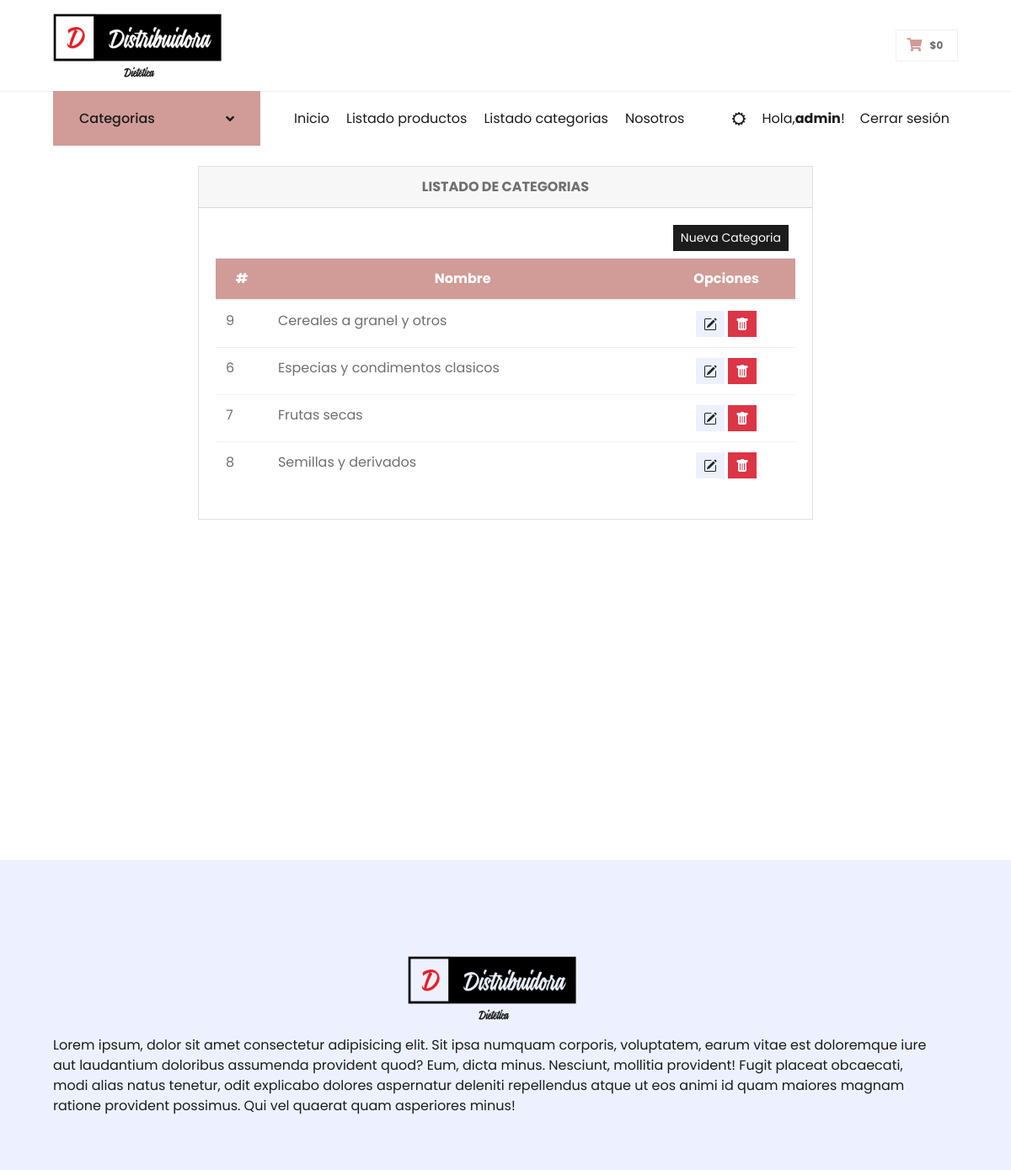
Page /distribuidorapp/categorias/ (signed in) on the committed database.
### DistribuidoraApp/models.py (models this page shows, shortened)
class Categorias(models.Model):
    nombre = models.CharField(max_length=100)
    class Meta:
        db_table = "categorias"
        verbose_name = 'Categoria'
        verbose_name_plural = 'Categorias'
        ordering = ['id']

### DistribuidoraApp/views.py (the view)
# urls.py: path('categorias/', listCategorias, name='categorias'),
@login_required(login_url='/login')
def listCategorias(request):
    lista_categorias = Categorias.objects.all().order_by('nombre')
    page = request.GET.get('page', 1)
    try:
        paginator = Paginator(lista_categorias, 6)
        lista_categorias = paginator.page(page)
    except:
        raise Http404
    data = {'entity': lista_categorias,
            'title': 'LISTADO DE CATEGORIAS',
            'paginator': paginator
            }
    return render(request,'DistribuidoraApp/categorias.html', data)

### DistribuidoraApp/context_processors.py (called while the page is built)
def extras(request):
	lista_categorias = Categorias.objects.all().order_by('nombre')
	return {'categorias':lista_categorias}

def importe_total_carro(request):
	total=0
	if request.user.is_authenticated:
		if "carro" in request.session:
			for key, value in request.session["carro"].items():
				total= total + int(value["precio"])
	return {"importe_total_carro":total}

### DistribuidoraApp/templates/DistribuidoraApp/categorias.html (shortened to what this page needs)
{% extends 'DistribuidoraApp/base.html' %}
{% load static %}
{% block contenidoPagina %}
<div class="min-vh-100 d-flex flex-colum py-4">
    <div class="container">
        <div class="row justify-content-center">
            <div class="col-lg-8 col-md-6 col-sm-4 animate__animated animate__backInRight animate__delay-0.4s">
                <div class="card">
                    <div class="card-header text-center font-weight-bold">
                        {{ title }}
                    </div>
                    <div class="card-body  table-responsive">
                        <div class="d-flex justify-content-end mb-2 mx-2">
                            <a href="{% url 'addcategoria' %}" class="btn btn-dark btn-sm pull-right" type="submit">
                            Nueva Categoria
                            </a>
                        </div>
                        <table class="table table-condensed">
                            <thead class="bg-primary text-white">
                                <tr class="text-center">
                                    <th scope="col">#</th>
                                    <th scope="col">Nombre</th>
                                    <th colspan="2">Opciones</th>
                                </tr>
                            </thead>
                            <tbody>
                                {% if entity %} {% for categoria in entity %}
                                <tr>
                                    <td>{{ categoria.id }}</td>
                                    <td>{{ categoria.nombre }}</td>
                                    <td colspan="2" class="text-center">
                                        <a class="btn btn-secondary btn-sm" href="{% url 'editcategoria' categoria.id %}" type="button"></a>
                                        <a class="btn btn-danger btn-sm" href="{% url 'deleteCategoria' categoria.id %}" type="button"></a>
                                    </td>
                                </tr>
                                {% endfor %} {% else %}
                                <div class="text-center text-warning">
                                    <h3> No se encontraron Productos!!</h3>
                                </div>
                                {% endif %}
                            </tbody>
                        </table>
                    </div>
                </div>
            </div>
        </div>
    </div>
</div>
{% endblock %}

### DistribuidoraApp/templates/DistribuidoraApp/base.html (shortened to what this page needs)
{% load static %}
<!DOCTYPE html>
<html lang="en">
<head>
    <link href="https://cdnjs.cloudflare.com/ajax/libs/font-awesome/5.10.0/css/all.min.css" rel="stylesheet">
    <link href="{% static 'lib/owlcarousel/assets/owl.carousel.min.css' %}" rel="stylesheet">
    <link href="{% static 'css/style.css' %}" rel="stylesheet">
</head>
<body>
    <div class="container-fluid">
        <div class="row align-items-center py-3 px-xl-5">
            <div class="col-lg-3 d-none d-lg-block">
                <img src="{% static 'img/logo.png' %} " width="200px">
            </div>
            <div class="col-lg-9 col-6 text-right">
                {% if user.is_authenticated %}
                {% load humanize %}
                <a href="{% url 'viewcart' %}" class="btn border">
                    <i class="fas fa-shopping-cart text-primary"></i>
                    <span class="badge">${{ importe_total_carro | intcomma}} </span>
                </a>
                {% endif %}
            </div>
        </div>
    </div>
    <div class="container-fluid">
        <div class="row border-top px-xl-5">
            <div class="col-lg-3 d-none d-lg-block">
                <a class="btn shadow-none d-flex align-items-center justify-content-between bg-primary text-white w-100" data-toggle="collapse" href="#navbar-vertical" style="height: 65px; margin-top: -1px; padding: 0 30px;">
                    <h6 class="m-0">Categorias</h6>
                    <i class="fa fa-angle-down text-dark"></i>
                </a>
            </div>
            <div class="col-lg-9">
                <nav class="navbar navbar-expand-lg bg-light navbar-light py-3 py-lg-0 px-0">
                    <div class="collapse navbar-collapse justify-content-between" id="navbarCollapse">
                        <div class="navbar-nav mr-auto py-0">
                            <a href="{% url 'inicio' %}" class="nav-item nav-link">Inicio</a>
                            {% if user.is_staff %}
                            <a href="{% url 'listarproductos' %}" class="nav-item nav-link ">Listado productos</a>
                            <a href="{% url 'categorias' %}" class="nav-item nav-link">Listado categorias</a>
                            {% endif %}
                            <a href="{% url 'nosotros' %}" class="nav-item nav-link">Nosotros</a>
                        </div>
                        <div class="navbar-nav ml-auto py-0">
                            {% if user.is_authenticated %}
                            <a href="{% url 'editar_perfil' %}" class="btn btn-sm nav-item nav-link">
                            </a>
                            <p class="text-dark my-3 mx-2" style="display:flex;align-items: center; justify-content: center;"> Hola,<b>{{user.username}}</b>!</p>
                            <a href="{% url 'logout' %}" class="nav-item nav-link">Cerrar sesión</a>
                            {% else %}
                            <a href="{% url 'login' %}" class="nav-item nav-link">Ingresar</a>
                            <a href="{% url 'register' %}" class="nav-item nav-link">Registrarse</a>
                            {% endif%}
                        </div>
                    </div>
                </nav>
            </div>
        </div>
    </div>
    {% block contenidoPagina %}
    {% endblock %}
    <div class="container-fluid bg-secondary text-dark mt-5 pt-5">
        <div class="row px-xl-5 pt-5">
            <div class="col-lg-12 col-md-12 mb-5 pr-3 pr-xl-5" style="
            display: grid;
            grid-template-columns: repeat(3,1fr);
            grid-template-rows: repeat(2,1fr);
            grid-template-areas:
                '. logo .'
                'texto texto texto';
        ">
                <a href="" class="text-decoration-none" style="
                grid-area: logo;
                display: flex;
                flex-direction: column;
                align-content: center;
                justify-content: center;
                align-items: center;
                ">
                    <img src="{% static 'img/logo.png' %} " width="200px">
                </a>
                <p style="grid-area: texto">Lorem ipsum, dolor sit amet consectetur adipisicing elit. Sit ipsa numquam corporis, voluptatem, earum vitae est doloremque iure aut laudantium doloribus assumenda provident quod? Eum, dicta minus. Nesciunt, mollitia provident!
                Fugit placeat obcaecati, modi alias natus tenetur, odit explicabo dolores aspernatur deleniti repellendus atque ut eos animi id quam maiores magnam ratione provident possimus. Qui vel quaerat quam asperiores minus!</p>
            </div>
        </div>
    </div>
</body>
</html>

### rows in the picture
Categorias: id "9", nombre "Cereales a granel y otros"
Categorias: id "6", nombre "Especias y condimentos clasicos"
Categorias: id "7", nombre "Frutas secas"
Categorias: id "8", nombre "Semillas y derivados"

### other values in the picture
{{ importe_total_carro | intcomma }} "0"
{{ user.username }} "admin"
{{ title }} "LISTADO DE CATEGORIAS"
